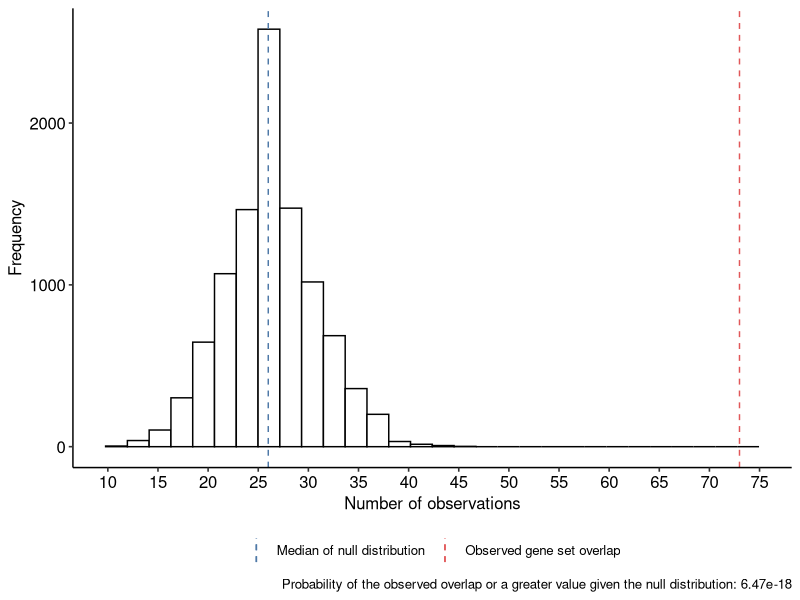
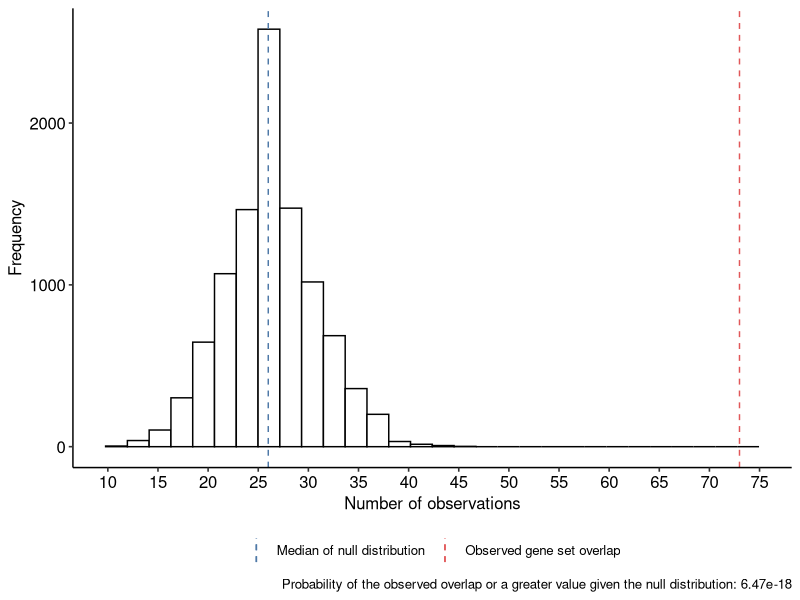

Reproduce these figures in R, in order.
## ---- chunk 1
# alorenzetti 20230410

# description ####
# this script will evaluate
# the probability of obtaining
# a value as extreme of more extreme
# than the overlap of two sets of genes

# loading libs ####
library(tidyverse)
library(ggpubr)

# getting started ####
# the first set is the number
# of genes bound to RhlB in vivo
setA = 220

# the second set is the number
# of differentially expressed genes at 10C
setB = 487

# the genes showing up in the two sets
# is the overlap
overlap = 73

# the total number of genes in C. crescentus 
# according to the NA1000 genome build at the NCBI
total = 4097
## ---- chunk 2
# those numbers are sufficient to define the
# parameters of the hypergeometric distribution
# to generate a null distribution and then compare
# the observed overlap to see if the overlap
# is more extreme than the null distribution for
# the same parameters.
# plotting the histogram for the null distribution
# with 10000 observations
set.seed(665)
null = rhyper(nn = 10000, m = setA, n = total-setA, k = setB)
head(null, 200)
## ---- chunk 3
# the overlap is almost 3x bigger than
# the median of the null distribution (obtained at random)
# print("Median of the null distribution:")
median(null)

# print("Mean of the null distribution:")
mean(null)

# print("Representation factor:")
overlap/median(null)
## ---- chunk 4
# the probability (p-value) of obtaining a value
# as extreme or more extreme than the overlap (73)
# given a null distribution (obtained at random)
# with the same parameters is
p = phyper(q = overlap-1, m = setA, n = total-setA, k = setB, lower.tail = F)

# print("Probability of of obtaining a value as extreme or more extreme than the overlap given a null distribution (obtained at random) with the same parameters:")
p
## ---- chunk 5
# the observed overlap was 73
# whereas the median of our null distribution obtained
# at random was around 26
plot = tibble(null = null) %>% 
  ggplot(aes(x = null)) +
  geom_histogram(fill = "white", color = "black", bins = 30) + # Adjust the number of bins to a suitable value, e.g., 30
  geom_vline(aes(xintercept = median(null), color = "Median of null distribution"),
             linetype="dashed", show.legend = TRUE) +
  geom_vline(aes(xintercept = overlap, color = "Observed gene set overlap"),
             linetype="dashed", show.legend = TRUE) +
  theme_pubr() +
  xlab("Number of observations") +
  ylab("Frequency") +
  labs(caption = paste0("Probability of the observed overlap or a greater value given the null distribution: ", format(p, digits = 3, scientific = T))) +
  scale_color_manual(values = c("#4E79A7", "#E15759")) +
  scale_x_continuous(breaks = seq(0, 80, by = 5)) +
  theme(legend.position = "bottom", legend.title = element_blank())

plot
## ---- chunk 6
# saving plot
ggsave(filename = "plots/overlap_significance.png",
       plot = plot,
       unit = "in",
       height = 4, width = 6,
       dpi = 600)
